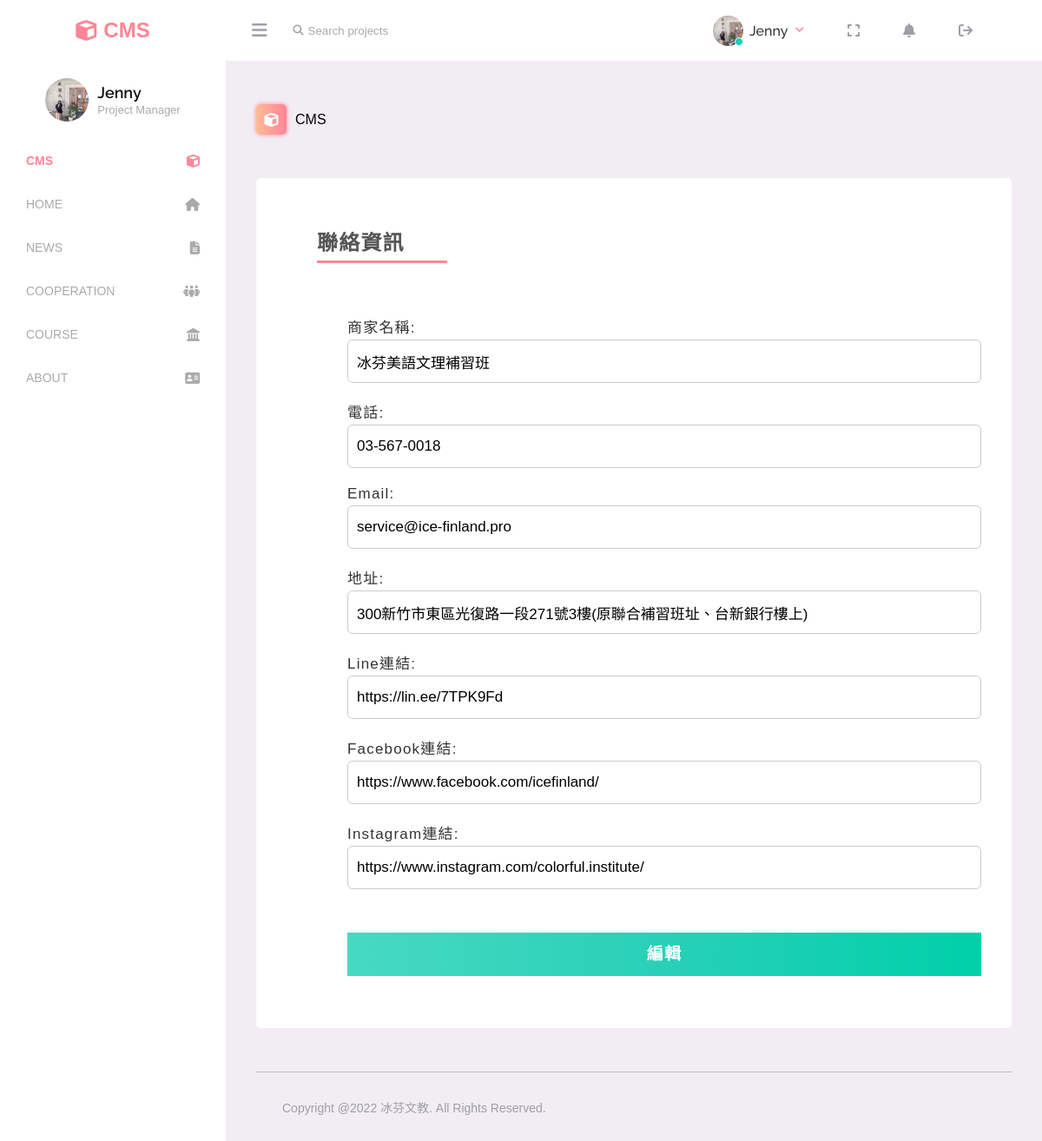
Page /cms/webContact.php (signed in) on the committed database.
### tables this page shows
CREATE TABLE `web_contact` (
  `id` int(11) NOT NULL,
  `name` varchar(100) NOT NULL,
  `phone` varchar(100) NOT NULL,
  `email` varchar(100) NOT NULL,
  `address` varchar(255) NOT NULL,
  `line` varchar(255) NOT NULL,
  `fb` varchar(255) NOT NULL,
  `ig` varchar(255) NOT NULL,
  `lastdate` datetime NOT NULL,
  `user` varchar(100) NOT NULL
);

### cms/webContact.php (the view, shortened to what this page needs)
<?php
require_once('../config/conn.php');
$sql_str = "SELECT * FROM web_contact ORDER BY lastdate DESC";
$stmt = $conn -> prepare($sql_str);
$stmt -> execute();
$RS_contact = $stmt -> fetch(PDO::FETCH_ASSOC);
if(isset($_SESSION['username'])){
?>
<!DOCTYPE html>
<html lang="zh-Hant-TW">
<head>
    <link rel="stylesheet" href="../css/cms.css">
    <link rel="stylesheet" href="https://cdnjs.cloudflare.com/ajax/libs/font-awesome/6.1.1/css/all.min.css">
</head>
<body>
    <?php include_once('./header.php');  ?>
    <main id="webInformation">
        <div class="title"><span class="icon"><i class="fa-solid fa-cube"></i></span>CMS</div>
        <div class="information">
            <h4>聯絡資訊</h4>
            <form action="./chk_createContact.php" method="POST">
                <label for="">
                    <p>商家名稱:</p>
                    <input type="text" placeholder="商家名稱..." value="<?php echo $RS_contact['name']; ?>" name="name" id="name">
                </label>
                <label for="">
                    <p>電話:</p>
                    <input type="text" placeholder="電話..." value="<?php echo $RS_contact['phone']; ?>" name="phone" id="phone">
                </label>
                <label for="">
                    <p>Email:</p>
                    <input type="text" placeholder="Email..." value="<?php echo $RS_contact['email']; ?>" name="email" id="email">
                </label>
                <label for="">
                    <p>地址:</p>
                    <input type="text" placeholder="地址..." value="<?php echo $RS_contact['address']; ?>" name="address" id="address">
                </label>
                <label for="">
                    <p>Line連結:</p>
                    <input type="text" placeholder="Line連結..." value="<?php echo $RS_contact['line']; ?>" name="line" id="line">
                </label>
                <label for="">
                    <p>Facebook連結:</p>
                    <input type="text" placeholder="Facebook連結..." value="<?php echo $RS_contact['fb']; ?>" name="fb" id="fb">
                </label>
                <label for="">
                    <p>Instagram連結:</p>
                    <input type="text" placeholder="Instagram連結..." value="<?php echo $RS_contact['ig']; ?>" name="ig" id="ig">
                </label>
                <a href="javascript:;" id="send" onclick="sendFn()">編輯</a>
            </form>
        </div>
        <?php include('footer.php'); ?>
    </main>
</body>
</html>
<?php }else{
    header('Location:./noPermission.php');
} ?>

### rows in the picture
web_contact: name "冰芬美語文理補習班", phone "03-567-0018", email "service@ice-finland.pro", address "300新竹市東區光復路一段271號3樓(原聯合補習班址、台新銀行樓上)", line "https://lin.ee/7TPK9Fd", fb "https://www.facebook.com/icefinland/", ig "https://www.instagram.com/colorful.institute/"

### other values in the picture
$_SESSION['name'] "Jenny"
